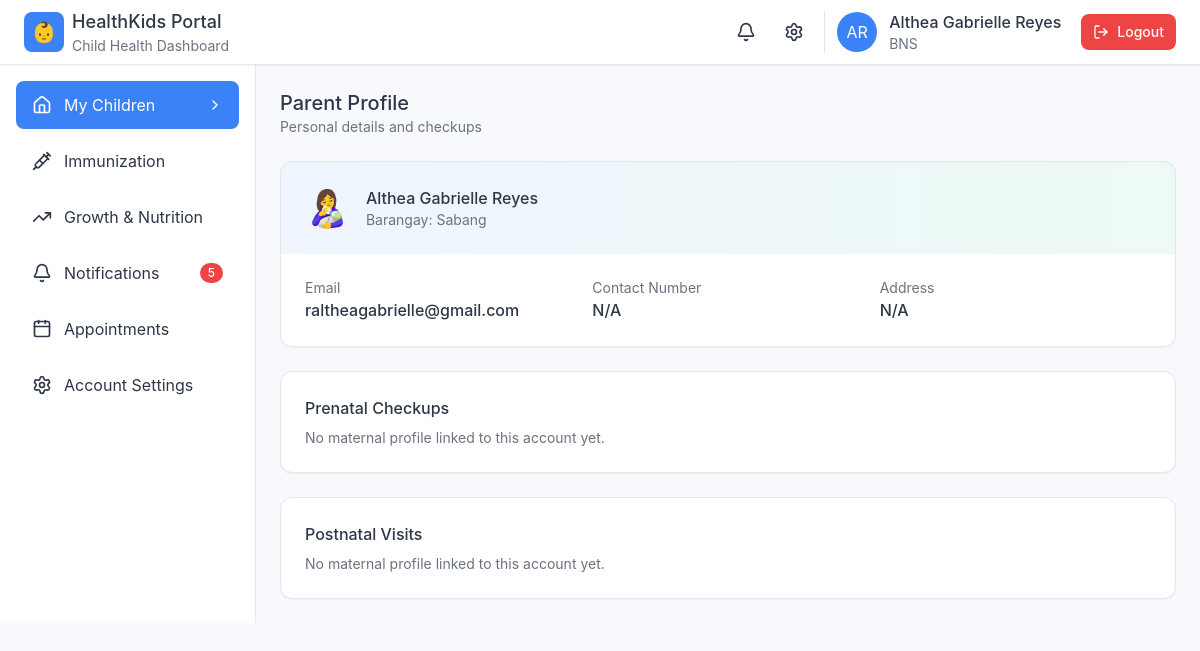
/parent_portal.php (signed in), run on the app's committed database.
### tables this page shows
CREATE TABLE `users` (
  `user_id` int(10) UNSIGNED NOT NULL,
  `username` varchar(100) NOT NULL,
  `email` varchar(255) DEFAULT NULL,
  `password` varchar(255) NOT NULL,
  `password_hash` varchar(255) NOT NULL,
  `first_name` varchar(100) NOT NULL DEFAULT '',
  `middle_name` varchar(100) DEFAULT NULL,
  `last_name` varchar(100) NOT NULL DEFAULT '',
  `role_id` int(10) UNSIGNED NOT NULL,
  `barangay` varchar(100) DEFAULT NULL,
  `is_active` tinyint(1) NOT NULL DEFAULT 1,
  `created_at` timestamp NOT NULL DEFAULT current_timestamp(),
  `updated_at` timestamp NOT NULL DEFAULT current_timestamp() ON UPDATE current_timestamp(),
  `last_login_at` timestamp NULL DEFAULT NULL,
  `created_by_user_id` int(10) UNSIGNED DEFAULT NULL
);

CREATE TABLE `roles` (
  `role_id` int(10) UNSIGNED NOT NULL,
  `role_name` varchar(50) NOT NULL,
  `role_description` text DEFAULT NULL,
  `created_at` timestamp NOT NULL DEFAULT current_timestamp()
);

### views/dashboard.php (the view, shortened to what this page needs)
<?php
require_once __DIR__ . '/../inc/db.php';
$parent_user_id = isset($_SESSION['user_id']) ? (int)$_SESSION['user_id'] : null;
$parent = [
    'name' => '',
    'email' => '',
    'barangay' => '',
    'children' => [],
];
$mother_id = null;
$address = 'N/A';
$contact_number = '';
if ($parent_user_id) {
    if ($stmt = $mysqli->prepare("SELECT first_name, last_name, email, barangay FROM users WHERE user_id = ?")) {
        $stmt->bind_param('i', $parent_user_id);
        $stmt->execute();
        $res = $stmt->get_result();
        if ($u = $res->fetch_assoc()) {
            $parent['name'] = trim(($u['first_name'] ?? '') . ' ' . ($u['last_name'] ?? ''));
            $parent['email'] = $u['email'] ?? '';
            $parent['barangay'] = $u['barangay'] ?? '';
        }
    }
}
?>
<div class="space-y-6">
    <div class="flex items-center justify-between">
        <div>
            <h2 class="text-xl font-medium">Parent Profile</h2>
            <p class="text-sm" style="color:#6b7280;">Personal details and checkups</p>
        </div>
    </div>
    <div class="bg-white rounded-xl shadow-sm overflow-hidden" style="border: 1px solid #e5e7eb;">
        <div class="p-6" style="background: linear-gradient(to right, rgba(59, 130, 246, 0.08), rgba(16, 185, 129, 0.08));">
            <div class="flex items-center gap-4">
                <div class="text-4xl">👩‍🍼</div>
                <div>
                    <h3 class="font-medium"><?php echo htmlspecialchars($parent['name'] ?: 'Parent'); ?></h3>
                    <p class="text-sm" style="color:#6b7280;">Barangay: <?php echo htmlspecialchars($parent['barangay'] ?: 'N/A'); ?></p>
                </div>
            </div>
        </div>
        <div class="p-6">
            <div class="grid gap-4 md:grid-cols-3">
                <div>
                    <p class="text-sm" style="color:#6b7280;">Email</p>
                    <p class="font-medium"><?php echo htmlspecialchars($parent['email'] ?: 'N/A'); ?></p>
                </div>
                <div>
                    <p class="text-sm" style="color:#6b7280;">Contact Number</p>
                    <p class="font-medium"><?php echo htmlspecialchars($contact_number ?: 'N/A'); ?></p>
                </div>
                <div>
                    <p class="text-sm" style="color:#6b7280;">Address</p>
                    <p class="font-medium"><?php echo htmlspecialchars($address); ?></p>
                </div>
            </div>
        </div>
    </div>
    <div class="bg-white rounded-xl shadow-sm p-6" style="border:1px solid #e5e7eb;">
        <h3 class="font-medium mb-2">Prenatal Checkups</h3>
        <?php if ($mother_id === null): ?>
            <p class="text-sm" style="color:#6b7280;">No maternal profile linked to this account yet.</p>
        <?php endif; ?>
    </div>
    <div class="bg-white rounded-xl shadow-sm p-6" style="border:1px solid #e5e7eb;">
        <h3 class="font-medium mb-2">Postnatal Visits</h3>
        <?php if ($mother_id === null): ?>
            <p class="text-sm" style="color:#6b7280;">No maternal profile linked to this account yet.</p>
        <?php endif; ?>
    </div>
</div>

### parent_portal.php (shortened to what this page needs)
<?php
require_once __DIR__ . '/inc/db.php';
$current_view = isset($_GET['view']) ? $_GET['view'] : 'dashboard';
$user = [
    'first_name' => '',
    'last_name' => '',
    'role' => 'Parent/Guardian',
    'initials' => 'PP',
    'notification_count' => 0,
];
$uid = isset($_SESSION['user_id']) ? (int)$_SESSION['user_id'] : 0;
if ($uid > 0) {
    if ($stmt = $mysqli->prepare("SELECT u.first_name, u.last_name, r.role_name FROM users u JOIN roles r ON r.role_id=u.role_id WHERE u.user_id=? LIMIT 1")) {
        $stmt->bind_param('i', $uid);
        $stmt->execute();
        $res = $stmt->get_result();
        if ($row = $res->fetch_assoc()) {
            $user['first_name'] = trim($row['first_name'] ?? '');
            $user['last_name']  = trim($row['last_name'] ?? '');
            $user['role']       = $row['role_name'] ?? ($_SESSION['role'] ?? 'Parent/Guardian');
        }
    }
    $fi = $user['first_name'] !== '' ? mb_substr($user['first_name'], 0, 1) : '';
    $li = $user['last_name']  !== '' ? mb_substr($user['last_name'], 0, 1)  : '';
    $user['initials'] = strtoupper(($fi . $li) ?: 'PP');
    if ($stmt = $mysqli->prepare("SELECT COUNT(*) AS c FROM parent_notifications WHERE parent_user_id=? AND read_at IS NULL")) {
        $stmt->bind_param('i', $uid);
        $stmt->execute();
        $res = $stmt->get_result();
        if ($row = $res->fetch_assoc()) {
            $user['notification_count'] = (int)($row['c'] ?? 0);
        }
    }
}
?>
<!DOCTYPE html>
<html lang="en">
<head>
    <script src="https://cdn.tailwindcss.com"></script>
    <link rel="stylesheet" href="assets/css/globals.css">
</head>
<body class="min-h-screen" style="background-color: #f8f9fc;">
    <?php include 'includes/header.php'; ?>
    <div class="flex">
        <?php include 'includes/sidebar.php'; ?>
        <main class="flex-1 p-4 lg:p-6 max-w-7xl mx-auto w-full">
            <?php
            $view_file = __DIR__ . "/views/{$current_view}.php";
            if (file_exists($view_file)) {
                include $view_file;
            } else {
                include __DIR__ . '/views/dashboard.php';
            }
            ?>
        </main>
    </div>
</body>
</html>

### includes/header.php (shortened to what this page needs)
<header class="sticky top-0 z-50 bg-white border-b shadow-sm" style="border-color: #e5e7eb;">
    <div class="flex items-center justify-between h-16 px-4 lg:px-6">
        <div class="flex items-center gap-4">
            <div class="flex items-center gap-2">
                <div class="h-10 w-10 rounded-lg flex items-center justify-center text-white text-xl" style="background-color: #3b82f6;">
                    👶
                </div>
                <div class="hidden sm:block">
                    <h1 class="text-lg font-medium">HealthKids Portal</h1>
                    <p class="text-sm" style="color: #6b7280;">Child Health Dashboard</p>
                </div>
            </div>
        </div>
        <div class="flex items-center gap-3">
            <a href="parent_portal?view=notifications" class="p-2 hover:bg-gray-100 rounded-lg relative">
                <i data-lucide="bell" class="w-5 h-5"></i>
            </a>
            <button class="p-2 hover:bg-gray-100 rounded-lg">
                <i data-lucide="settings" class="w-5 h-5"></i>
            </button>
            <div class="flex items-center gap-3 pl-3 border-l" style="border-color: #e5e7eb;">
                <div class="h-10 w-10 rounded-full flex items-center justify-center text-white" style="background-color: #3b82f6;">
                    <?php echo $user['initials']; ?>
                </div>
                <div class="hidden md:block">
                    <p class="font-medium"><?php echo $user['first_name'] . ' ' . $user['last_name']; ?></p>
                    <p class="text-sm" style="color: #6b7280;"><?php echo $user['role']; ?></p>
                </div>
                <a href="logout" class="ml-2 inline-flex items-center gap-2 px-3 py-2 rounded-lg text-sm font-medium"
                   style="background-color:#ef4444; color:white;">
                    <i data-lucide="log-out" class="w-4 h-4"></i>
                    <span class="hidden sm:inline">Logout</span>
                </a>
            </div>
        </div>
    </div>
</header>

### includes/sidebar.php
<?php
$navigation = [
    ['name' => 'My Children', 'icon' => 'home', 'view' => 'dashboard'],
    ['name' => 'Immunization', 'icon' => 'syringe', 'view' => 'immunization'],
    ['name' => 'Growth & Nutrition', 'icon' => 'trending-up', 'view' => 'growth'],
    ['name' => 'Notifications', 'icon' => 'bell', 'view' => 'notifications', 'badge' => 5],
    ['name' => 'Appointments', 'icon' => 'calendar', 'view' => 'appointments'],
    ['name' => 'Account Settings', 'icon' => 'settings', 'view' => 'account'],
];
?>
<aside id="sidebar" class="fixed inset-y-0 left-0 z-40 w-64 bg-white border-r transform transition-transform duration-200 ease-in-out lg:translate-x-0 lg:static -translate-x-full mt-16 lg:mt-0" style="border-color: #e5e7eb;">
    <nav class="h-full overflow-y-auto p-4 space-y-2">
        <?php foreach ($navigation as $item):
            $isActive = $current_view === $item['view'];
            $activeClass = $isActive ? 'text-white' : '';
            $hoverClass = $isActive ? '' : 'hover:bg-gray-100';
        ?>
        <a href="?view=<?php echo $item['view']; ?>"
           class="w-full flex items-center justify-between px-4 py-3 rounded-lg transition-colors <?php echo $activeClass . ' ' . $hoverClass; ?>"
           style="<?php echo $isActive ? 'background-color: #3b82f6;' : ''; ?>">
            <div class="flex items-center gap-3">
                <i data-lucide="<?php echo $item['icon']; ?>" class="w-5 h-5"></i>
                <span><?php echo $item['name']; ?></span>
            </div>
            <div class="flex items-center gap-2">
                <?php if (isset($item['badge'])): ?>
                <span class="px-2 py-0.5 rounded-full text-xs font-medium"
                      style="<?php echo $isActive ? 'background-color: white; color: #3b82f6;' : 'background-color: #ef4444; color: white;'; ?>">
                    <?php echo $item['badge']; ?>
                </span>
                <?php endif; ?>
                <?php if ($isActive): ?>
                <i data-lucide="chevron-right" class="w-4 h-4"></i>
                <?php endif; ?>
            </div>
        </a>
        <?php endforeach; ?>
    </nav>
</aside>

### assets/css/globals.css (style rules this page uses)
* { margin: 0; padding: 0; box-sizing: border-box; }
body { font-family: -apple-system, BlinkMacSystemFont, 'Segoe UI', Roboto, 'Helvetica Neue', Arial, sans-serif; line-height: 1.6; color: #2d3748; }
h1, h2, h3, h4, h5, h6 { font-weight: 500; line-height: 1.5; }
h1 { font-size: 1.875rem; }
h2 { font-size: 1.5rem; }
h3 { font-size: 1.25rem; }
p { font-size: 1rem; line-height: 1.5; }
html { scroll-behavior: smooth; }
.transition-colors { transition-property: color, background-color, border-color; transition-timing-function: cubic-bezier(0.4, 0, 0.2, 1); transition-duration: 150ms; }
.transition-transform { transition-property: transform; transition-timing-function: cubic-bezier(0.4, 0, 0.2, 1); transition-duration: 200ms; }

### parent_portal.php (style rules this page uses)
:root { --primary: #3b82f6; --secondary: #10b981; --accent: #f59e0b; --destructive: #ef4444; }

### data on the page
users: first_name "Althea Gabrielle", last_name "Reyes", role.role_name "BNS", barangay "Sabang", email "raltheagabrielle@gmail.com"

### other printed values
$user['initials'] "AR"
$item['name'] "My Children"
$item['name'] "Immunization"
$item['name'] "Growth & Nutrition"
$item['name'] "Notifications"
$item['badge'] "5"
$item['name'] "Appointments"
$item['name'] "Account Settings"
$parent['name'] ?: 'Parent' "Althea Gabrielle Reyes"
$contact_number ?: 'N/A' "N/A"
$address "N/A"
